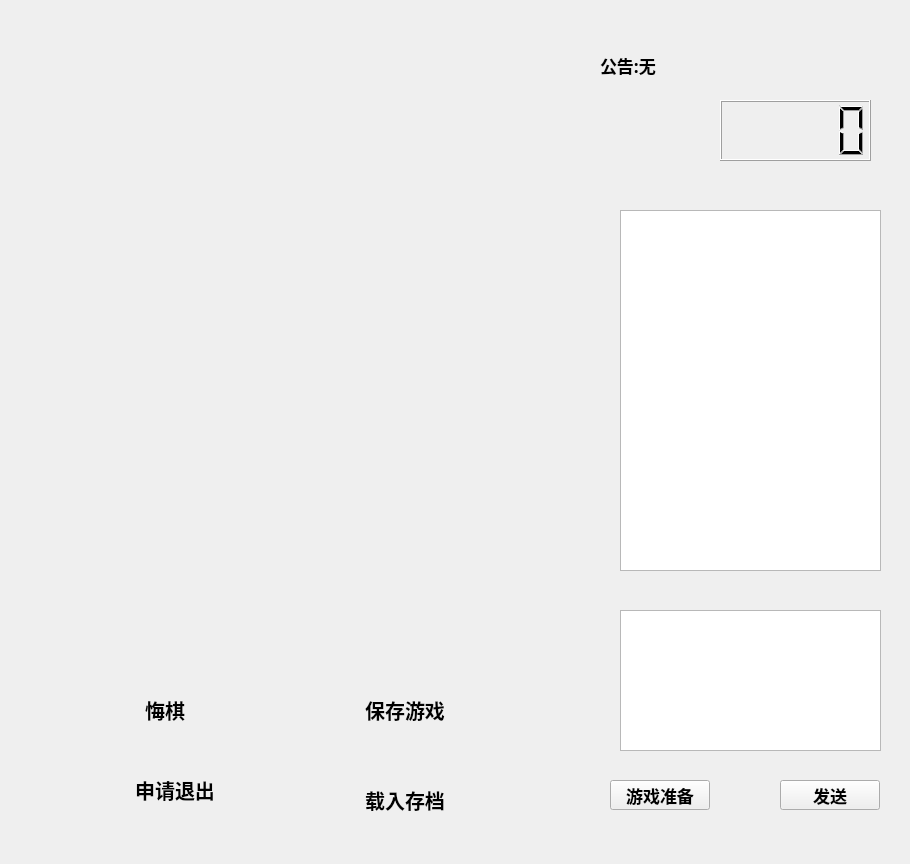
<?xml version="1.0" encoding="UTF-8"?>
<ui version="4.0">
 <class>GameInterface</class>
 <widget class="QWidget" name="GameInterface">
  <property name="geometry">
   <rect>
    <x>0</x>
    <y>0</y>
    <width>910</width>
    <height>864</height>
   </rect>
  </property>
  <property name="mouseTracking">
   <bool>false</bool>
  </property>
  <property name="windowTitle">
   <string>双人五子棋</string>
  </property>
  <widget class="QLabel" name="gameArea">
   <property name="geometry">
    <rect>
     <x>40</x>
     <y>100</y>
     <width>535</width>
     <height>535</height>
    </rect>
   </property>
   <property name="mouseTracking">
    <bool>true</bool>
   </property>
   <property name="text">
    <string/>
   </property>
   <property name="pixmap">
    <pixmap resource="resource.qrc">:/picture/picture/background.jpg</pixmap>
   </property>
  </widget>
  <widget class="QPushButton" name="regretRequesst_button">
   <property name="geometry">
    <rect>
     <x>90</x>
     <y>670</y>
     <width>150</width>
     <height>80</height>
    </rect>
   </property>
   <property name="font">
    <font>
     <family>陈代明硬笔体</family>
     <pointsize>15</pointsize>
     <weight>75</weight>
     <bold>true</bold>
    </font>
   </property>
   <property name="text">
    <string>悔棋</string>
   </property>
   <property name="flat">
    <bool>true</bool>
   </property>
  </widget>
  <widget class="QPushButton" name="exitRequest_button">
   <property name="geometry">
    <rect>
     <x>100</x>
     <y>750</y>
     <width>150</width>
     <height>80</height>
    </rect>
   </property>
   <property name="font">
    <font>
     <family>陈代明硬笔体</family>
     <pointsize>15</pointsize>
     <weight>75</weight>
     <bold>true</bold>
    </font>
   </property>
   <property name="text">
    <string>申请退出</string>
   </property>
   <property name="flat">
    <bool>true</bool>
   </property>
  </widget>
  <widget class="QPushButton" name="send_button">
   <property name="geometry">
    <rect>
     <x>780</x>
     <y>780</y>
     <width>100</width>
     <height>30</height>
    </rect>
   </property>
   <property name="font">
    <font>
     <family>陈代明硬笔体</family>
     <pointsize>13</pointsize>
     <weight>75</weight>
     <bold>true</bold>
    </font>
   </property>
   <property name="text">
    <string>发送</string>
   </property>
  </widget>
  <widget class="QPushButton" name="gamePrepare_button">
   <property name="geometry">
    <rect>
     <x>610</x>
     <y>780</y>
     <width>100</width>
     <height>30</height>
    </rect>
   </property>
   <property name="font">
    <font>
     <family>陈代明硬笔体</family>
     <pointsize>13</pointsize>
     <weight>75</weight>
     <bold>true</bold>
    </font>
   </property>
   <property name="text">
    <string>游戏准备</string>
   </property>
  </widget>
  <widget class="QTextEdit" name="chatEdit_textEdit">
   <property name="geometry">
    <rect>
     <x>620</x>
     <y>610</y>
     <width>261</width>
     <height>141</height>
    </rect>
   </property>
  </widget>
  <widget class="QLabel" name="announcement">
   <property name="geometry">
    <rect>
     <x>600</x>
     <y>20</y>
     <width>301</width>
     <height>91</height>
    </rect>
   </property>
   <property name="font">
    <font>
     <family>楷体</family>
     <pointsize>13</pointsize>
     <weight>75</weight>
     <bold>true</bold>
    </font>
   </property>
   <property name="text">
    <string>公告:无</string>
   </property>
  </widget>
  <widget class="QTextEdit" name="chatWindow_textEdit">
   <property name="geometry">
    <rect>
     <x>620</x>
     <y>210</y>
     <width>261</width>
     <height>361</height>
    </rect>
   </property>
  </widget>
  <widget class="QLCDNumber" name="lcdNumber">
   <property name="geometry">
    <rect>
     <x>720</x>
     <y>100</y>
     <width>151</width>
     <height>61</height>
    </rect>
   </property>
  </widget>
  <widget class="QPushButton" name="saveGame">
   <property name="geometry">
    <rect>
     <x>330</x>
     <y>670</y>
     <width>150</width>
     <height>80</height>
    </rect>
   </property>
   <property name="font">
    <font>
     <family>陈代明硬笔体</family>
     <pointsize>15</pointsize>
     <weight>75</weight>
     <bold>true</bold>
    </font>
   </property>
   <property name="text">
    <string>保存游戏</string>
   </property>
   <property name="flat">
    <bool>true</bool>
   </property>
  </widget>
  <widget class="QPushButton" name="loadGame_button">
   <property name="geometry">
    <rect>
     <x>330</x>
     <y>760</y>
     <width>150</width>
     <height>80</height>
    </rect>
   </property>
   <property name="font">
    <font>
     <family>陈代明硬笔体</family>
     <pointsize>15</pointsize>
     <weight>75</weight>
     <bold>true</bold>
    </font>
   </property>
   <property name="text">
    <string>载入存档</string>
   </property>
   <property name="flat">
    <bool>true</bool>
   </property>
  </widget>
 </widget>
 <resources>
  <include location="resource.qrc"/>
 </resources>
 <connections/>
</ui>
